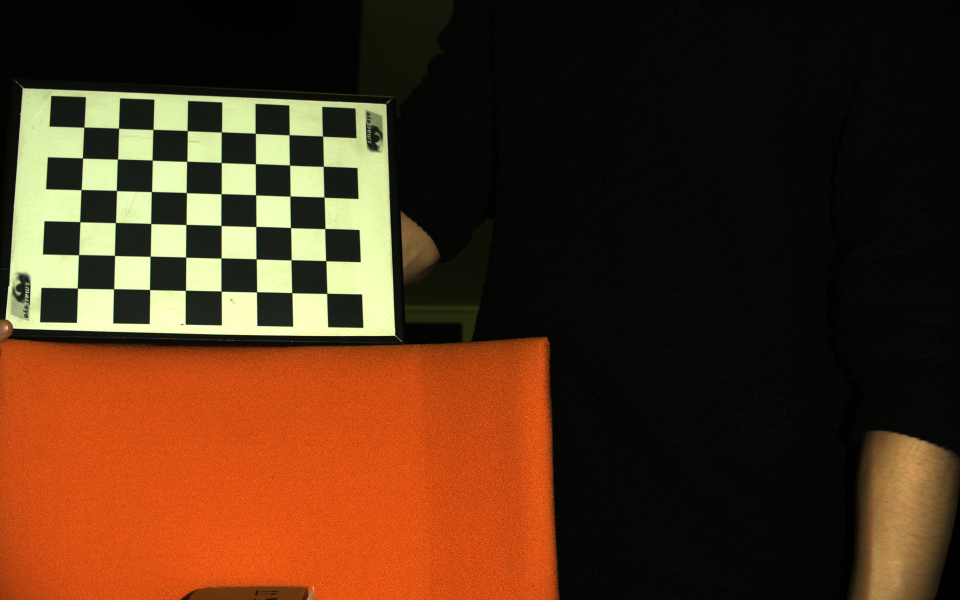
#> input picture src/test/intrinsics/imgs/01.png, 1920 x 1200 px (shown at 1/2 size); its folder holds 4 pictures in this run
$ python cv2_calibrate.py
#> lines starting #> are read from the running program, lines starting #| are printed output that depends on the picture; after the words box and inside, x2 and y2 are one past the last pixel; in counts of white or black regions, pixels touching at a corner belong together
import numpy as np
import cv2
import glob
import os
import matplotlib.pyplot as plt
import matplotlib as mpl


def draw(img, corners, imgpts):
    corner = tuple(corners[0].ravel())
    img = cv2.line(img, corner, tuple(imgpts[0].ravel()), (255, 0, 0), 5)
    img = cv2.line(img, corner, tuple(imgpts[1].ravel()), (0, 255, 0), 5)
    img = cv2.line(img, corner, tuple(imgpts[2].ravel()), (0, 0, 255), 5)
    return img


# termination criteria
criteria = (cv2.TERM_CRITERIA_EPS + cv2.TERM_CRITERIA_MAX_ITER, 30, 0.001)

# prepare object points, like (0,0,0), (1,0,0), (2,0,0) ....,(6,5,0)
objp = np.zeros((8 * 6, 3), np.float32)
objp[:, :2] = np.mgrid[0:8, 0:6].T.reshape(-1, 2)
axis = np.float32([[3, 0, 0], [0, 3, 0], [0, 0, -3]]).reshape(-1, 3)

# Arrays to store object points and image points from all the images.
objpoints = []  # 3d point in real world space
imgpoints = []  # 2d points in image plane.

images = glob.glob('imgs/*.png')
path = os.getcwd()
print(path)

for fname in images:
    img = cv2.imread(os.path.join(path, fname))
#> img is the input picture: shape (1200, 1920, 3); mean B, G, R 26.5, 49.6, 80.6
    gray = cv2.cvtColor(img, cv2.COLOR_BGR2GRAY)
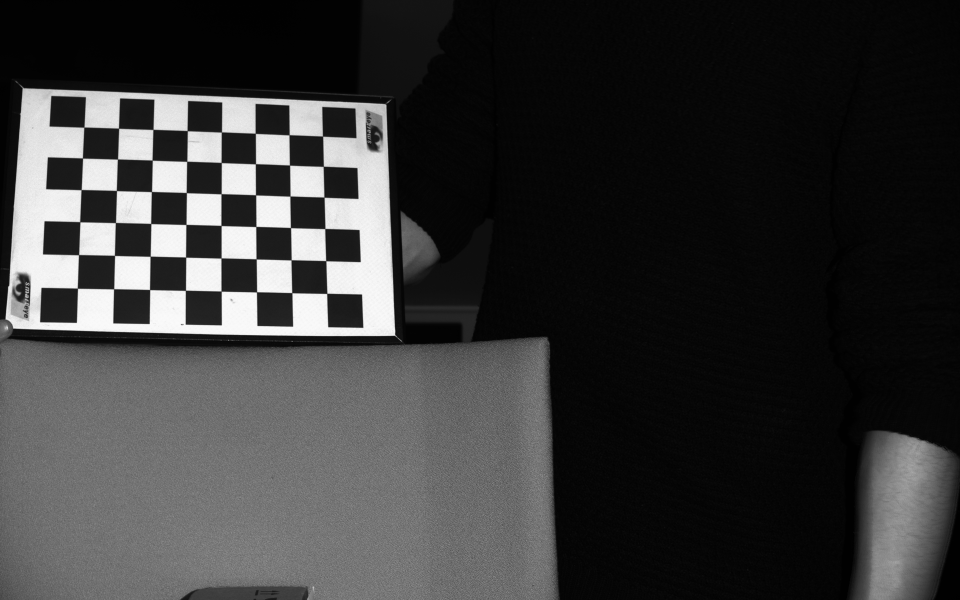
#> gray: shape (1200, 1920) (shown at 1/2 size); min 0, max 251, mean 56.3
    # [6 lines of commented-out code are left out]
    ret, corners = cv2.findChessboardCorners(image=gray,
                                             patternSize=(8, 6))
#> ret = True; corners = 48 rows, first 8: [168.3, 254.6], [237.5, 256.8], [306.5, 259.3], [374.7, 261.7], [443.3, 264.5], [511, 267.1], [578.6, 270.2], [645.6, 272.7]

    # If found, add object points, image points (after refining them)
    if ret:
        objpoints.append(objp)

        corners2 = cv2.cornerSubPix(gray,
                                    corners,
                                    (11, 11),
                                    (-1, -1),
                                    criteria)
#> corners2 = 48 rows, first 8: [168.3, 254.7], [237.5, 256.8], [306.4, 259.3], [374.8, 261.7], [443.2, 264.5], [511, 267.1], [578.6, 270.1], [645.6, 272.7]
        imgpoints.append(corners2)

        # Draw and display the corners
        img = cv2.drawChessboardCorners(img, (8, 6), corners2, ret)
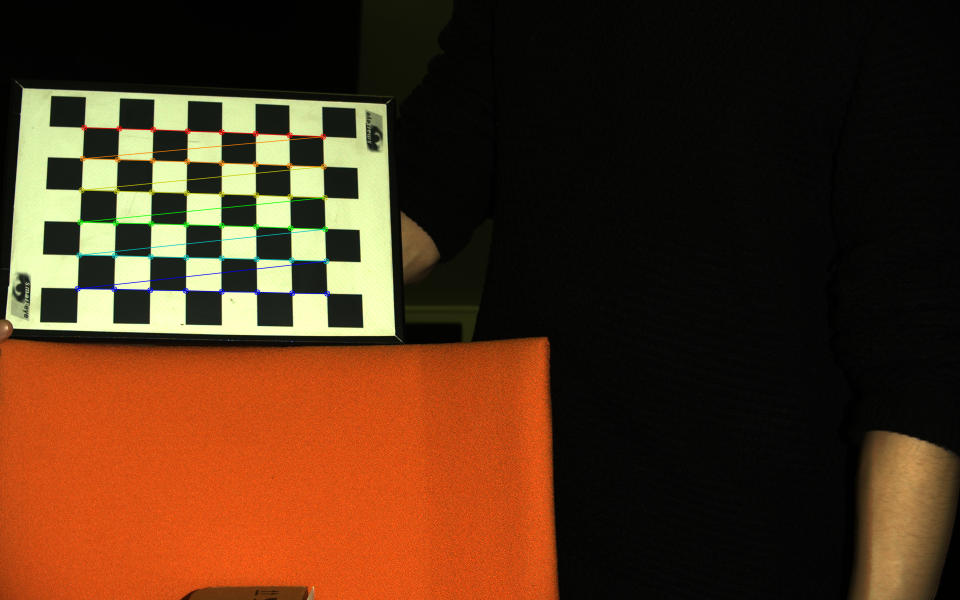
#> img: shape (1200, 1920, 3) (shown at 1/2 size); 0.87% of pixels changed, all inside (x1, y1, x2, y2) = (149, 249, 661, 594)
#> pass 2 of the loop `for fname in images:`:
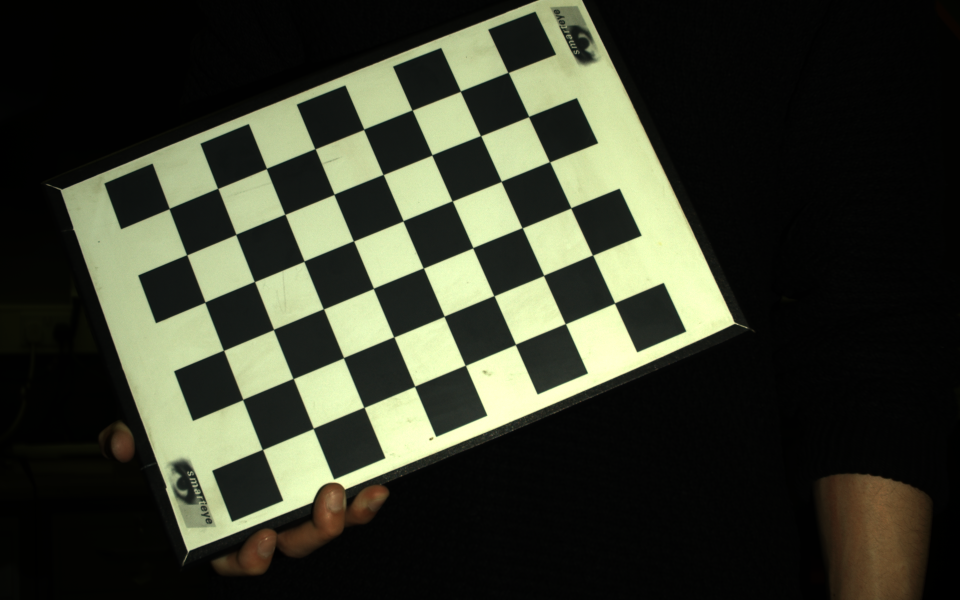
#> input picture src/test/intrinsics/imgs/02.png, 1920 x 1200 px (shown at 1/2 size)
#> img is the input picture: shape (1200, 1920, 3); mean B, G, R 44.8, 58.9, 55.8
#> `gray = cv2.cvtColor(img, cv2.COLOR_BGR2GRAY)`:
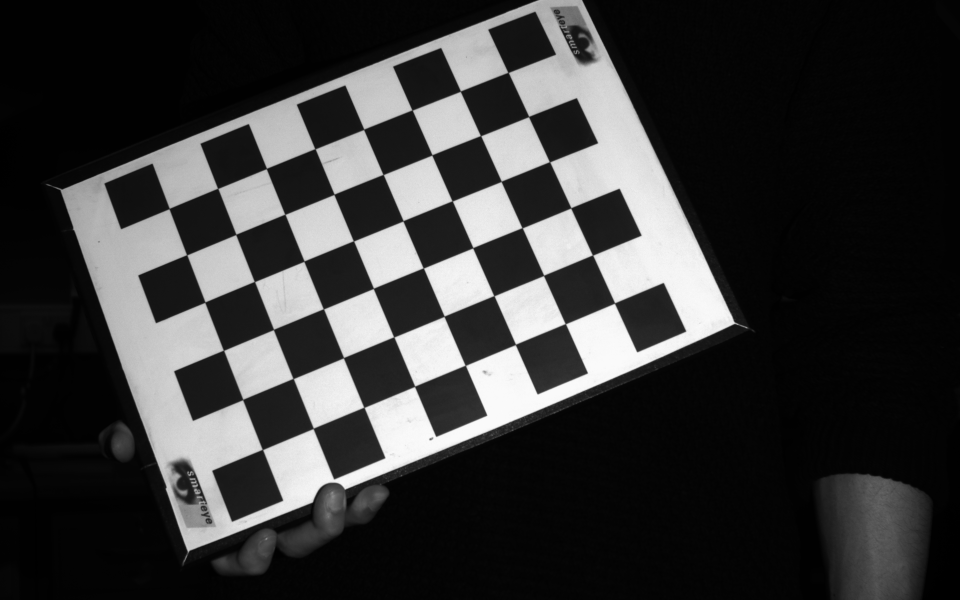
#> gray: shape (1200, 1920) (shown at 1/2 size); min 0, max 251, mean 56.4
#> corners = 48 rows, first 8: [338.7, 417.6], [436, 377.2], [533.2, 337.5], [630.5, 298.2], [728, 259], [824.6, 220.5], [921.2, 182.9], [1016.6, 145.4]
#> corners2 = 48 rows, first 8: [338.7, 417.5], [435.9, 377.2], [533.2, 337.4], [630.5, 298], [727.9, 259.1], [824.6, 220.5], [921.2, 182.7], [1016.6, 145.3]
#> `img = cv2.drawChessboardCorners(img, (8, 6), corners2, ret)`:
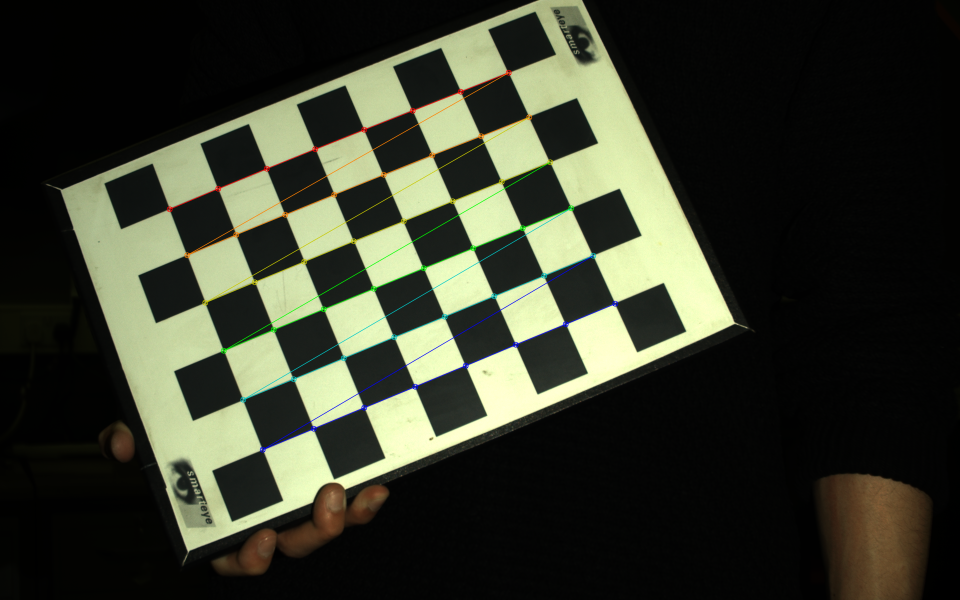
#> img: shape (1200, 1920, 3) (shown at 1/2 size); 1.14% of pixels changed, all inside (x1, y1, x2, y2) = (333, 139, 1237, 906)
#> pass 3 of the loop `for fname in images:`:
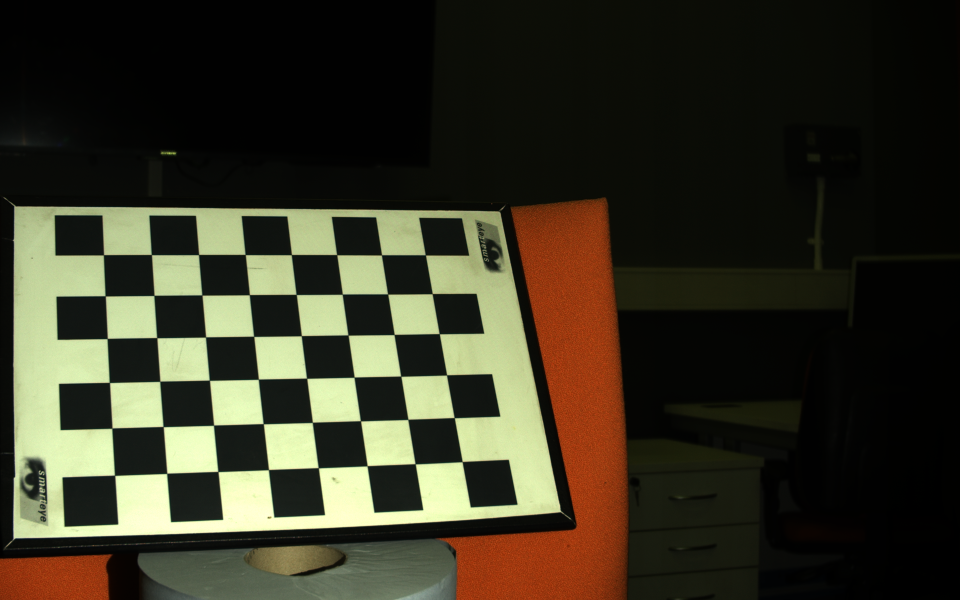
#> input picture src/test/intrinsics/imgs/03.png, 1920 x 1200 px (shown at 1/2 size)
#> img is the input picture: shape (1200, 1920, 3); mean B, G, R 36.6, 52.9, 55.9
#> `gray = cv2.cvtColor(img, cv2.COLOR_BGR2GRAY)`:
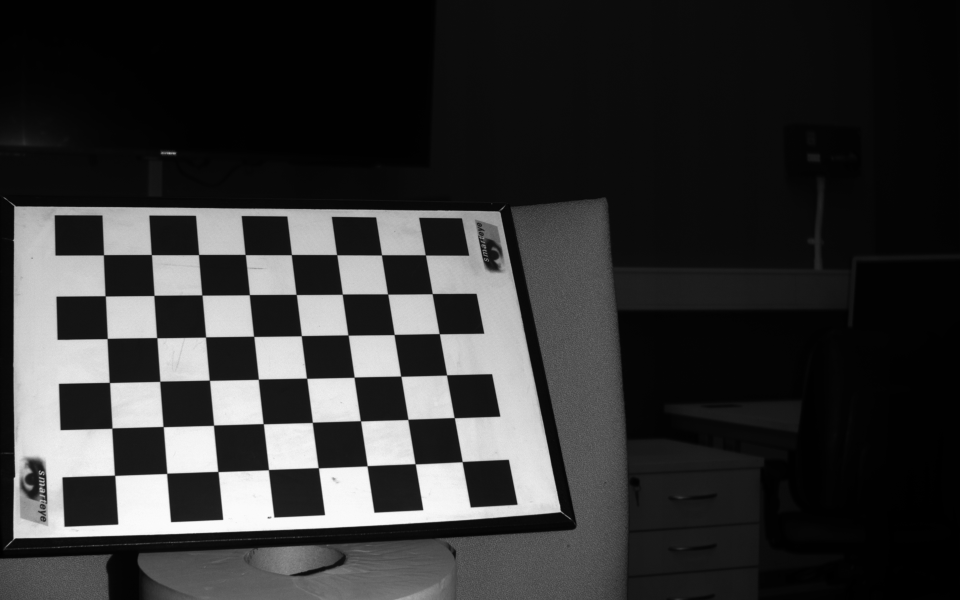
#> gray: shape (1200, 1920) (shown at 1/2 size); min 0, max 251, mean 52
#> corners = 48 rows, first 8: [207.4, 510], [303.2, 509.7], [397.7, 509.4], [490.9, 509.7], [583.1, 509.7], [673.9, 509.8], [763.4, 510.3], [851, 510.3]
#> corners2 = 48 rows, first 8: [207.4, 510.1], [303.2, 509.6], [397.6, 509.6], [490.8, 509.5], [583.2, 509.7], [673.9, 509.8], [763.4, 510.3], [851.2, 510.4]
#> `img = cv2.drawChessboardCorners(img, (8, 6), corners2, ret)`:
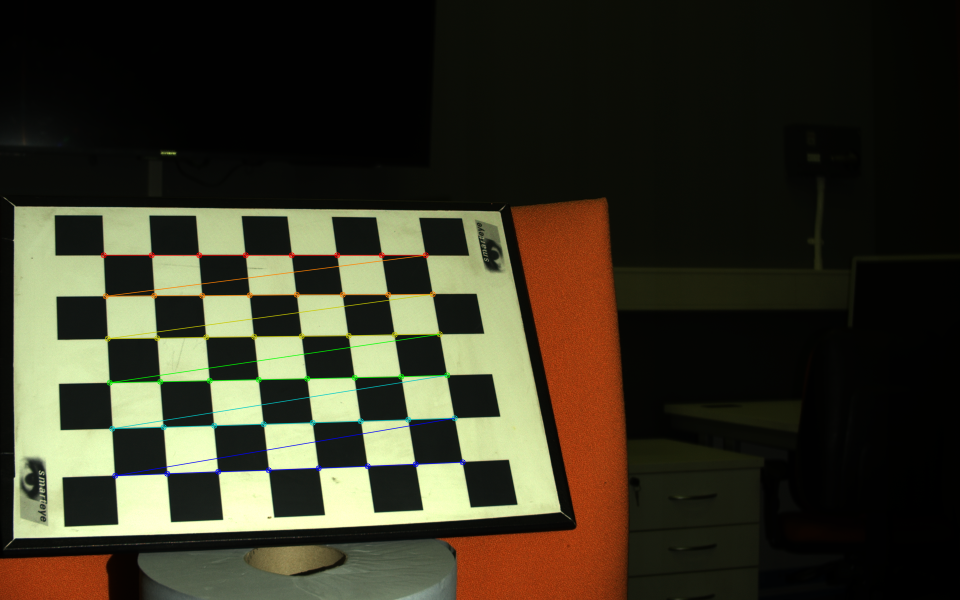
#> img: shape (1200, 1920, 3) (shown at 1/2 size); 1.12% of pixels changed, all inside (x1, y1, x2, y2) = (201, 504, 932, 958)
#> the loop made 4 passes; the first 3 are shown
        # cv2.imshow('img', img)
        # cv2.waitKey(0)
        # cv2.destroyAllWindows()

# ret, camera_matrix, distortion_coef, rotation_vec, translation_vec = cv2.calibrateCamera(objpoints, imgpoints, (1920, 1200), None, None)
# newcameramtx, roi=cv2.getOptimalNewCameraMatrix(camera_matrix, distortion_coef, (1920, 1200), 1, (1920, 1200))
# print camera_matrix
# print distortion_coef
# K = [[f_x, 0,   c_x]
#      [0,   f_y, c_y]
#      [0,   0,   1]]
# d = [[k1, k2, p1, p2, k3]]

# >> Opencv calibration results_
# camera_matrix = np.array(
#     [2798.91908, 0.00, 1050.47733],
#     [0.00, 2773.69518, 558.006858],
#     [0.00, 0.00, 1.00])
# distortion_coef = np.array([-0.24632269, -0.11917342, 0.00425248, 0.00420812, 1.62705478])

# >> Visp calibration results_
# camera_matrix = np.array([
#     [2747.785993, 0.0, 1008.464956],
#     [0.0, 2737.721711, 598.176104],
#     [0.0, 0.0, 1.0]
# ])
# distortion_coef = np.array([-0.25515395, 0.0, 0.0, 0.0, 0.0])

# >> Zivid intrinsics record
# camera_matrix = np.array([
#     [2768.0908203125, 0.0, 949.384399414062],
#     [0.0, 2767.74096679688, 591.804870605469],
#     [0.0, 0.0, 1.0]
# ])
# distortion_coef = np.array([-0.27145066, 0.425173133, 0.000392628, -0.0009477, -0.5916040])

#> (the run stopped early here; a loop or call above may not have finished)
